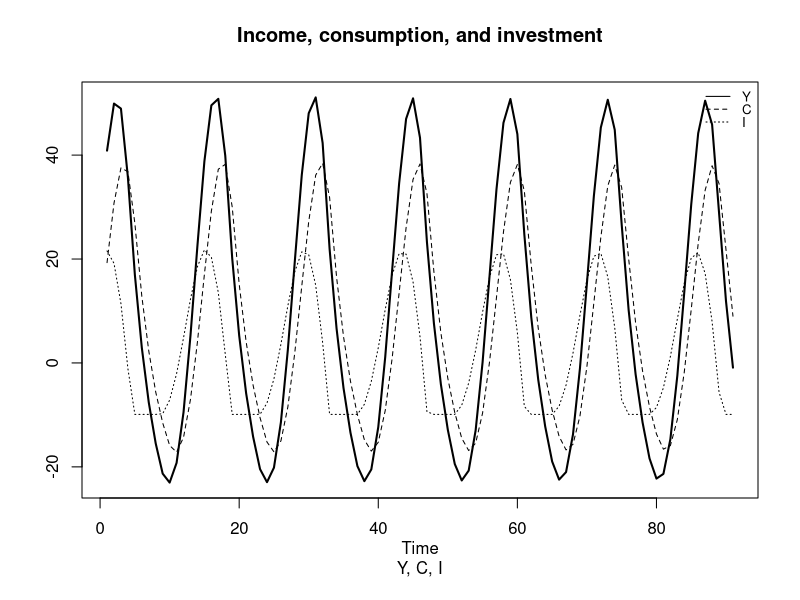
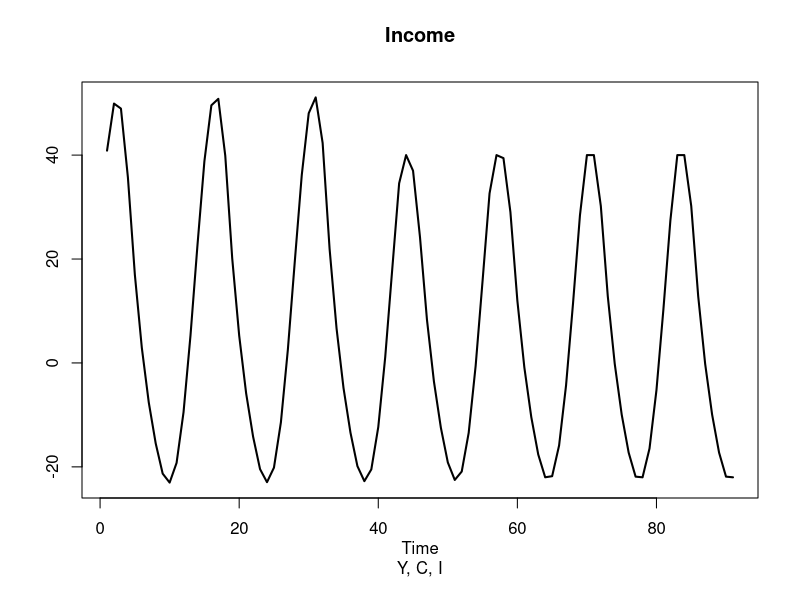

Write R code to recreate these figures, in order.
## ---- chunk 1
# Clear the environment
rm(list=ls(all=TRUE))

# Set number of periods
Q=150

# Set number of scenarios (including baseline)
S=3

# Set period in which shock/shift will occur
s=50

# Create (S x Q)-matrices that will contain the simulated data
Y=matrix(data=1,nrow=S,ncol=Q) # Income/output
C=matrix(data=1,nrow=S,ncol=Q) # Consumption
I=matrix(data=1,nrow=S,ncol=Q) # Investment

# Set fixed parameter values
c0=0.1
I0=0.1
beta=1.25
c1=0.75
D=10

# Set baseline parameter values
Yc=matrix(data=60,nrow=S,ncol=Q) # output ceiling

# Set parameter values for different scenarios
Yc[2,s:Q]=40 # scenario 2: increase in output ceiling


# Simulate the model by looping over Q time periods for S different scenarios
for (i in 1:S){
  
  for (t in 2:Q){
    
    for (iterations in 1:500){ # run the model 1000-times in each period
      
    #Model equations
    
    #(1) Output
    Y[i,t] = min(C[i,t]+I[i,t], Yc[i,t])
    
    #(2) Consumption
    C[i,t] = c0 + c1*Y[i,t-1]
    
    #(3) Investment
    I[i,t] = I0 + max(beta*(Y[i,t-1] - Y[i,t-2]), -D) 
    
    } # close iterations loop
  }   # close time loop
}     # close scenario loop


## ---- chunk 2
# Set start and end periods for plots
Tmax=100
Tmin =10

#Income, consumption, and investment
plot(Y[1, Tmin:(Tmax)],type="l", col=1, lwd=2, lty=1, xlab="Y, C, I", ylab="", ylim=range(C[1, Tmin:Tmax],Y[1, Tmin:(Tmax)])) 
title(main="Income, consumption, and investment", xlab = 'Time',cex=0.8,line=2)
lines(C[1, Tmin:Tmax],lty=2)
lines(I[1, Tmin:Tmax],lty=3)
legend("topright", legend=c("Y", "C", "I"),
       lty=1:3, cex=0.8, bty = "n", y.intersp=0.8)


# Scenarip 2: reduction in ceiling
plot(Y[2, Tmin:(Tmax)],type="l", col=1, lwd=2, lty=1, xlab="Y, C, I", ylab="") 
title(main="Income", xlab = 'Time',cex=0.8,line=2)



